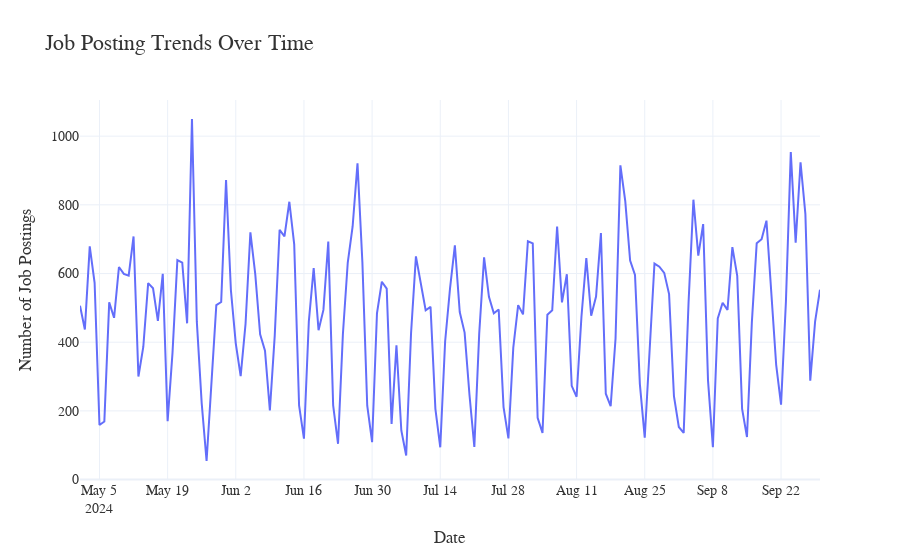

Here is the notebook cell this chart was saved with:
### Code cell
# Task 4: Job Posting Trends Over Time 📈
import pandas as pd
import plotly.express as px

# Read CSV again if needed
df = pd.read_csv("data/lightcast_job_postings.csv")

# Convert POSTED to datetime
df['POSTED'] = pd.to_datetime(df['POSTED'], errors='coerce')

# Drop rows with null POSTED
df = df.dropna(subset=['POSTED'])

# Count job postings by day
trend_data = df['POSTED'].value_counts().sort_index()
trend_df = trend_data.reset_index()
trend_df.columns = ['Date', 'Job Count']

# Plot
fig = px.line(trend_df, x='Date', y='Job Count',
              title='Job Posting Trends Over Time')

# Customize layout
fig.update_layout(
    font=dict(family="Helvetica Neue", size=14, color="#333"),
    title_font=dict(size=22),
    xaxis_title="Date",
    yaxis_title="Number of Job Postings",
    showlegend=False
)

# Save and show
fig.write_image("output/job_trend.svg")
fig.show()

### Figure 1 — Plotly figure (JSON) as saved in the notebook; plotly's stock layout.template omitted (floating-point values rounded to 4 significant figures; data arrays with more than 128 entries replaced by an {"elided": "..."} marker saying what was removed)
{"data": [{"hovertemplate": "Date=%{x}<br>Job Count=%{y}<extra></extra>", "legendgroup": "", "line": {"color": "#636efa", "dash": "solid"}, "marker": {"symbol": "circle"}, "mode": "lines", "name": "", "orientation": "v", "showlegend": false, "type": "scatter", "x": {"elided": "153 str values"}, "xaxis": "x", "y": {"elided": "153 int values"}, "yaxis": "y"}], "layout": {"font": {"color": "#333", "family": "Helvetica Neue", "size": 14}, "legend": {"tracegroupgap": 0}, "showlegend": false, "title": {"font": {"size": 22}, "text": "Job Posting Trends Over Time"}, "xaxis": {"anchor": "y", "domain": [0, 1], "title": {"text": "Date"}}, "yaxis": {"anchor": "x", "domain": [0, 1], "title": {"text": "Number of Job Postings"}}}}
